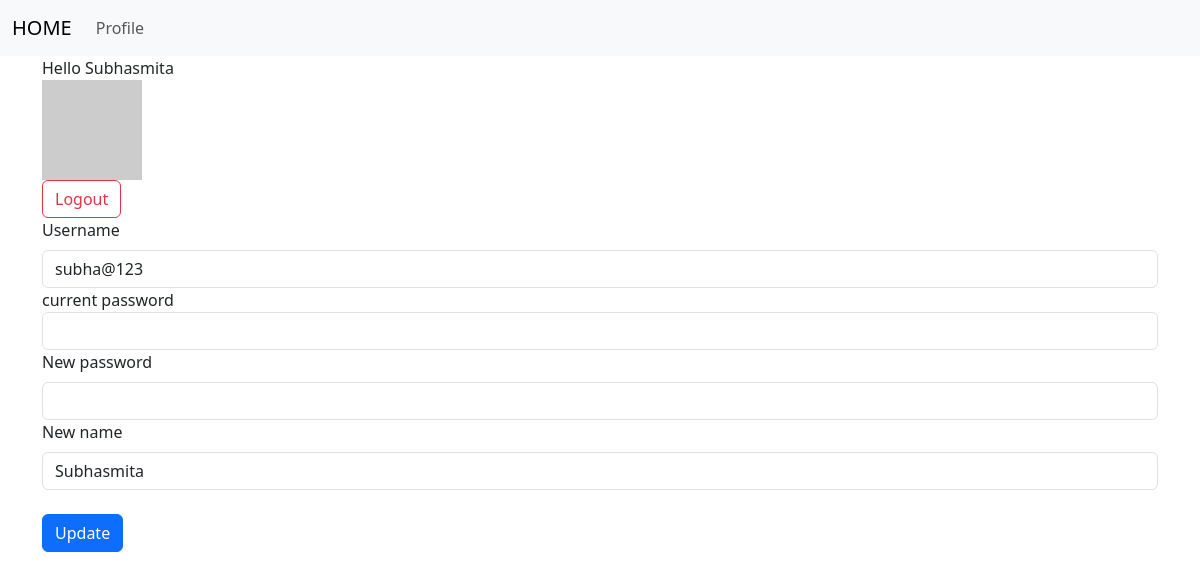
The app's page /profile (signed in) with its own data.
### models.py (models this page shows)
class User(db.Model):
    id = db.Column(db.Integer, primary_key=True, autoincrement=True)
    username = db.Column(db.String(35), unique=True)
    passhash=db.Column(db.String(256), nullable=False)
    fullName=db.Column(db.String(70), nullable=False)
    qualification=db.Column(db.String(50))
    dob=db.Column(db.Date, nullable=True)

### routes.py (the view)
@app.route('/profile')
@auth_require
def profile():
    user=User.query.get(session['user_id'])
    return render_template('profile.html', user=user)

### routes.py (called while the page is built)
def auth_require(func):
    @wraps(func)
    def inner(*args, **kwargs):
        if 'user_id' in session:
            return func(*args, **kwargs)
        else:
            flash("please login to continue")
            return redirect(url_for('login'))
    return inner

### templates/profile.html (shortened to what this page needs)
{% extends 'layout.html' %}
{% block content %}
    Hello {{ user.fullName }}
    <div class="profile-pic">
        <img src="https://api.dicebear.com/6.x/lorelei/svg?seed={{ user.fullName }}" width="100" alt="profile-pic">
    </div>
    <a href="{{ url_for('logout') }}" class="btn btn-outline-danger">Logout</a>
     <form action="" method="post" class="form">
        <div class="form_group">
            <label for="username" class="form-label">Username</label>
            <input type="text" name="username" id="username" class="form-control" value="{{ user.username }}" required>
        </div>
        <div class="form-group">
            <label for="cpassword" class="form-lebel">current password</label>
            <input type="password" name="cpassword" id="cpassword" class="form-control" required>
        </div>
        <div class="form-group">
            <label for="password" class="form-label">New password</label>
            <input type="password" name="password" id="password" class="form-control" required>
        </div>
        <div class="form-group">
            <label for="fullname" class="form-label">New name</label>
            <input type="text" name="fullname" id="fullname" value="{{ user.fullName }}" class="form-control">
        </div>
        <br>
        <div class="form-group">
            <input type="submit" value="Update" class="btn btn-primary">
        </div>
     </form>
{% endblock %}

### records on screen
User: fullName "Subhasmita", username "subha@123", fullname "Subhasmita"
